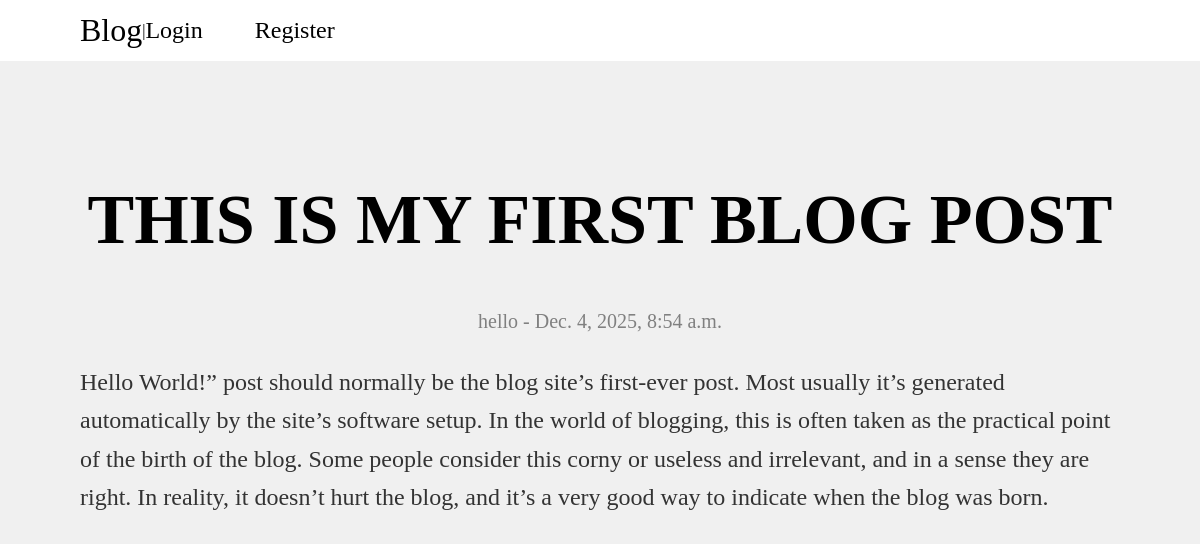
Page /blog/post/1/ on the committed database.
### Blog/models.py (models this page shows, shortened)
class BlogPost(models.Model):
    title = models.CharField(max_length=200)
    content = models.TextField()
    author = models.ForeignKey(User, on_delete=models.CASCADE)
    date_posted = models.DateTimeField(auto_now_add=True)

### Blog/views.py (the view)
# urls.py: path('post/<int:pk>/', views.post_view, name='post_view'),
def post_view(request,pk):
    post = BlogPost.objects.get(pk = pk)
    return render(request, 'post_details.html', {'post': post})

### templates/post_details.html (shortened to what this page needs)
<!DOCTYPE html>
<html lang="en">
<head>
</head>
<body>
    {% extends 'base.html' %}
    {% block content %}
    <div class = "blog-container">
        <h2 class = 'header'> {{ post.title }}</h2>
        <p class = "details">{{ post.author }}  -  {{ post.date_posted }}</p>
        <p class = "content">{{ post.content }}</p>
    </div>
    {% endblock %}

### templates/post_details.html (style rules this page uses)
* { padding: 0px; margin: 0px; box-sizing: border-box; }
body { background-color: #f0f0f0; }
.blog-container { padding: 180px 80px 0px 80px; background-color: #f0f0f0; display : flex; flex-direction: column; align-items: center; font-family: Cambria, Cochin, Georgia, Times, 'Times New Roman', serif; }
.header { font-size: 70px; margin-bottom: 50px; }
.details { font-size: 20px; margin-bottom: 30px; color: grey; }
.content { font-size: 24px; line-height: 1.6; color: #333; }

### rows in the picture
BlogPost: title "THIS IS MY FIRST BLOG POST", author "hello", date_posted "Dec. 4, 2025, 8:54 a.m.", content "Hello World!” post should normally be the blog site’s first-ever post. Most usually it’s generated automatically by the site’s software setup. In the world of blogging, this is often taken as the practical point of the birth of the blog. Some people consider this corny or useless and irrelevant, and in a sense they are right. In reality, it doesn’t hurt the blog, and it’s a very good way to indicate when the blog was born."
